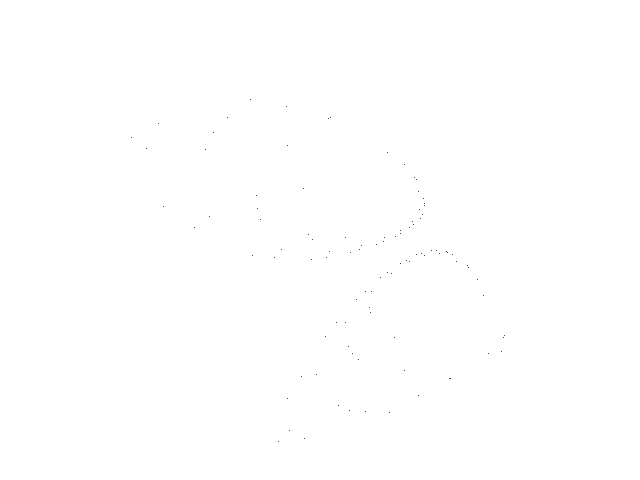
Frame 1 (no input)
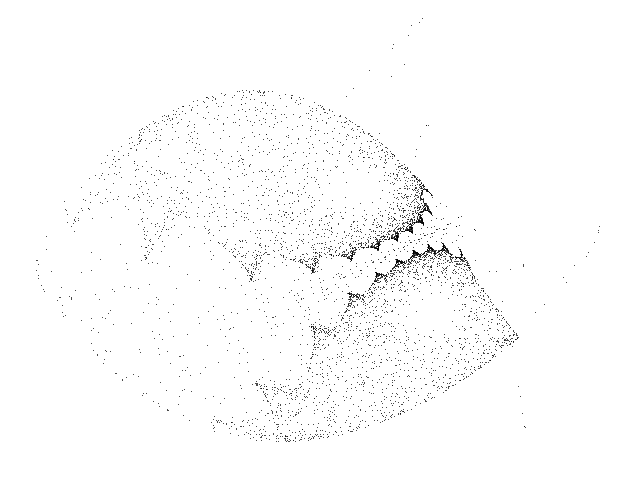
Frame 60 (the mouse pressed at the canvas centre just before this capture)
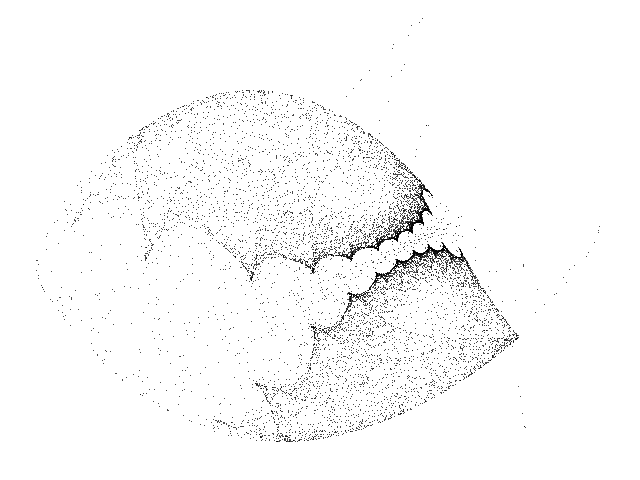
Frame 120 (the mouse held since frame 60 and released just before this capture)

The Processing sketch that drew these frames (run headless with seeded random() and noise(); from frame 60 on, the mouse is pressed at the canvas centre):

// Processing sketch: Quintic_C
// ── Quintic_C.pde
// Quintic C chaotic map //

  float x = 0.1;
  float y = 0.1;  
  float a1 = 0.0;
  float a2 = 0.6;
  float a3 = 0.0;
  float a4 = 0.7;
  float a5 = 0.1;
  float a6 = -1.0;
  float a7 = 0.2;
  float a8 = 0.1;
  float a9 = 0.6;
  float a10 = 0.4;
  float a11 = -0.3;
  float a12 = 0.2;
  float a13 = 0.7;
  float a14 = -0.2;
  float a15 = 0.2;
  float a16 = 0.3;
  float a17 = -1.2;
  float a18 = 0.2;
  float a19 = 0.0;
  float a20 = 0.4;
  float a21 = 1.2;
  float a22 = 0.1;
  float a23 = -0.9;
  float a24 = 0.3;
  float a25 = 0.8;
  float a26 = 0.4;
  float a27 = 1.0;
  float a28 = 0.9;
  float a29 = 0.4;
  float a30 = -0.3;
  float a31 = 0.8;
  float a32 = -0.8;
  float a33 = -0.6;
  float a34 = 0.1;
  float a35 = 1.0;
  float a36 = -1.2;
  float a37 = 1.2;
  float a38 = -0.6;
  float a39 = -0.9;
  float a40 = -0.1;
  float a41 = -0.4;
  float a42 = 0.7;


void setup() {
  
  size(640, 480);
  background(255);
  
}

void draw() {
  
  for (int i=0; i<100; i++) {
    
    float nx = x;
    float ny = y;
        
    x = a1+a2*nx+a3*pow(nx,2.0)+a4*pow(nx,3.0)+a5*pow(nx,4.0)+a6*pow(nx,5.0)+a7*pow(nx,4.0)*ny+a8*pow(nx,3.0)*ny+a9*pow(nx,3)*pow(ny,2.0)+a10*pow(nx,2.0)*ny+a11*pow(nx,2)*pow(ny,2.0)+a12*pow(nx,2.0)*pow(ny,3.0)+a13*nx*ny+a14*nx*pow(ny,2.0)+a15*nx*pow(ny,3.0)+a16*nx*pow(ny,4.0)+a17*ny+a18*pow(ny,2.0)+a19*pow(ny,3.0)+a20*pow(ny,4.0)+a21*pow(ny,5.0);
    y = a22+a23*nx+a24*pow(nx,2.0)+a25*pow(nx,3.0)+a26*pow(nx,4.0)+a27*pow(nx,5.0)+a28*pow(nx,4.0)*ny+a29*pow(nx,3.0)*ny+a30*pow(nx,3.0)*pow(ny,2.0)+a31*pow(nx,2.0)*ny+a32*pow(nx,2.0)*pow(ny,2.0)+a33*pow(nx,2.0)*pow(ny,3.0)+a34*nx*ny+a35*nx*pow(ny,2.0)+a36*nx*pow(ny,3.0)+a37*nx*pow(ny,4.0)+a38*ny+a39*pow(ny,2.0)+a40*pow(ny,3.0)+a41*pow(ny,4.0)+a42*pow(ny,5.0);

    point(360 + (290 * x), 255 + (330 * y));
        
  }

}
